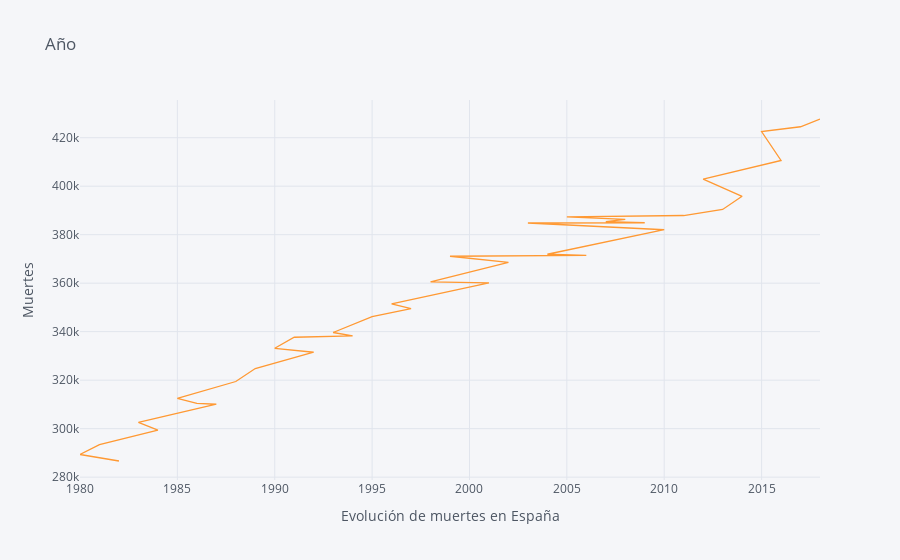

Notebook code cell kept with this figure:
### Code cell
# vis
dataset_deathts_year_count.iplot(kind='line',
                  x='Periodo',
                  xTitle='Evolución de muertes en España',
                  yTitle='Muertes',
                  title='Año')

### Figure 1 — Plotly figure (JSON) as saved in the notebook; plotly's stock layout.template omitted (floating-point values rounded to 4 significant figures)
{"data": [{"line": {"color": "rgba(255, 153, 51, 1.0)", "dash": "solid", "shape": "linear", "width": 1.3}, "mode": "lines", "name": "Total", "text": "", "type": "scatter", "x": [2018, 2017, 2015, 2016, 2012, 2014, 2013, 2011, 2005, 2008, 2007, 2009, 2003, 2010, 2004, 2006, 1999, 2002, 1998, 2000, 2001, 1996, 1997, 1995, 1993, 1994, 1991, 1990, 1992, 1989, 1988, 1985, 1986, 1987, 1983, 1984, 1981, 1980, 1982], "y": [427721, 424523, 422568, 410611, 402950, 395830, 390419, 387911, 387355, 386324, 385361, 384933, 384828, 382047, 371934, 371478, 371102, 368618, 360511, 360391, 360131, 351449, 349521, 346227, 339661, 338242, 337691, 333142, 331515, 324796, 319437, 312532, 310413, 310073, 302569, 299409, 293386, 289344, 286655]}], "layout": {"legend": {"bgcolor": "#F5F6F9", "font": {"color": "#4D5663"}}, "paper_bgcolor": "#F5F6F9", "plot_bgcolor": "#F5F6F9", "title": {"font": {"color": "#4D5663"}, "text": "Año"}, "xaxis": {"gridcolor": "#E1E5ED", "showgrid": true, "tickfont": {"color": "#4D5663"}, "title": {"font": {"color": "#4D5663"}, "text": "Evolución de muertes en España"}, "zerolinecolor": "#E1E5ED"}, "yaxis": {"gridcolor": "#E1E5ED", "showgrid": true, "tickfont": {"color": "#4D5663"}, "title": {"font": {"color": "#4D5663"}, "text": "Muertes"}, "zerolinecolor": "#E1E5ED"}}}
